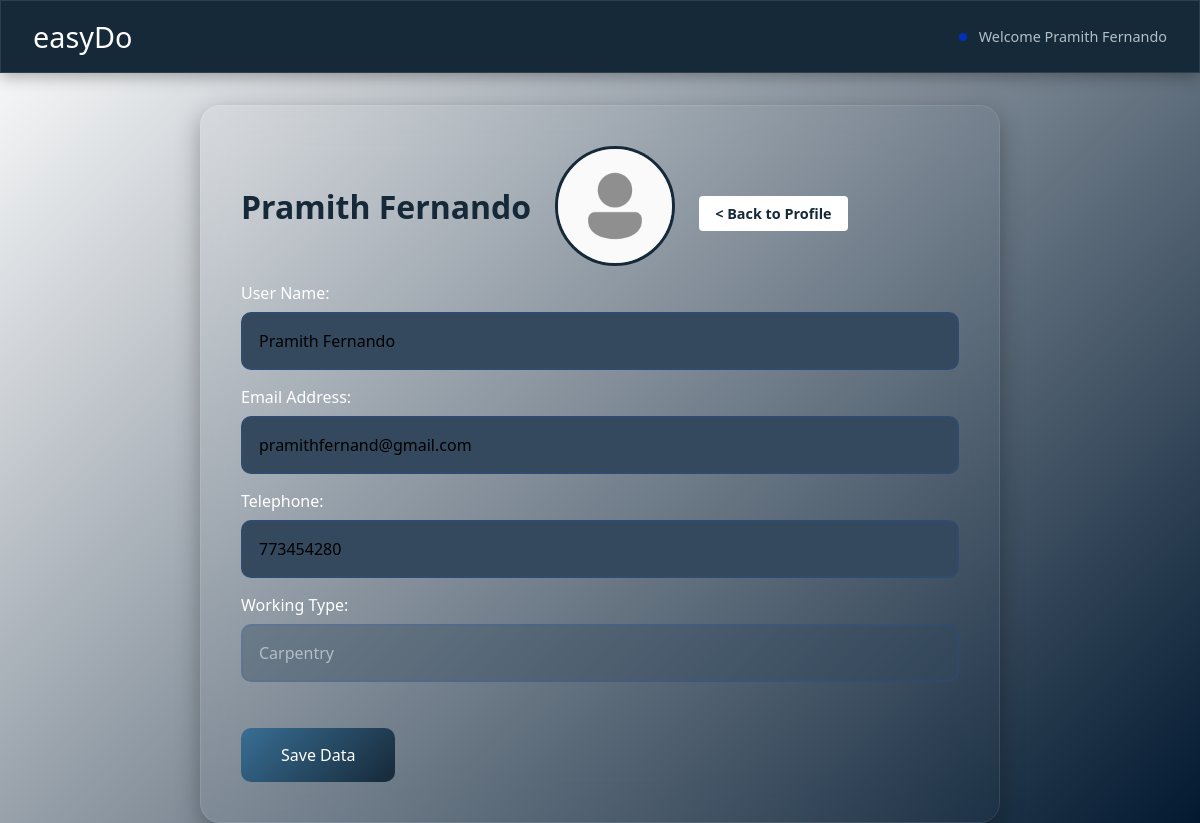
Page /modify-carpentry.php?user_id=1 (signed in) on the committed database.
### tables this page shows
CREATE TABLE `workers` (
  `id` int(100) NOT NULL,
  `user_name` varchar(50) NOT NULL,
  `nic` int(10) NOT NULL,
  `email` varchar(50) NOT NULL,
  `tel_num` int(10) NOT NULL,
  `work_type` varchar(40) NOT NULL,
  `password` varchar(40) NOT NULL,
  `last_login` datetime NOT NULL,
  `is_deleted` tinyint(1) NOT NULL
);

### modify-carpentry.php (the view, shortened to what this page needs)
<?php
require_once('includes/connection.php');
$user_id = '';
$user_name = '';
$email = '';
$tel_num = '';
$work_type = '';
if (isset($_GET['user_id'])) {
    $user_id = mysqli_real_escape_string($connection, $_GET['user_id']);
    $query = "SELECT * FROM workers WHERE id = {$user_id} LIMIT 1";
    $result_set = mysqli_query($connection, $query);
    if($result_set){
        if(mysqli_num_rows($result_set) == 1){
            $result = mysqli_fetch_assoc($result_set);
            $user_name  = $result['user_name'];
            $email      = $result['email'];
            $tel_num    = $result['tel_num'];
            $work_type  = $result['work_type'];
        }else{
            header('Location: carpentry.php?err=user_not_found');
        }
    }else{
        header('Location: carpentry.php?err=query_fieled');
    }
}
?>
<!DOCTYPE html>
<html lang="en">
<head>
    <link rel="stylesheet" href="css/modify.css">
</head>
<body>
    <header>
        <div class="appname"><h2>easyDo</h2></div>
        <div class="loggedin">Welcome <?php echo htmlspecialchars($user_name); ?></div>
    </header>
    <main>
        <h1><?php echo htmlspecialchars($user_name); ?>
        <div class="pic">
    <img src="images/icon.png" class="pimg"></div>
    <span><a href="profile-carpentry.php?user_id= <?php echo $user_id; ?>">< Back to Profile</a></span></h1>
        <form action="modify-carpentry.php" method="post" class="userform">
            <p>
                <label for="">User Name:</label>
                <input type="text" name="user_name" value="<?php echo htmlspecialchars($user_name); ?>">
            </p>
            <p>
                <label for="">Email Address:</label>
                <input type="email" name="email" value="<?php echo htmlspecialchars($email); ?>">
            </p>
            <p>
                <label for="">Telephone:</label>
                <input type="text" name="tel_num" value="<?php echo htmlspecialchars($tel_num); ?>">
            </p>
            <p>
                <label for="">Working Type:</label>
                <input type="text" name="work_type" value="<?php echo htmlspecialchars($work_type); ?>" disabled>
            </p>
            <p>
                <label for="">&nbsp;</label>
                <button type="submit" name="submit">Save Data</button>
            </p>
        </form>
    </main>
</body>
</html>

### css/modify.css (style rules this page uses)
* { margin: 0; padding: 0; box-sizing: border-box; font-family: 'Poppins', 'Segoe UI', sans-serif; }
body { background: linear-gradient(135deg, #ffffff 0%, #021930 100%); min-height: 100vh; color: #e0e0e0; }
header { background: #162938; padding: 1rem 2rem; box-shadow: 0 4px 15px rgba(0, 0, 0, 0.3); display: flex; justify-content: space-between; align-items: center; margin-bottom: 2rem; border: 1px solid rgba(255, 255, 255, 0.1); }
.appname h2 { color: #ffffff; font-size: 1.8rem; font-weight: 500; }
.loggedin { color: #b2bec3; font-size: 0.9rem; position: relative; padding-left: 20px; }
.loggedin::before { content: ''; position: absolute; left: 0; top: 50%; width: 8px; height: 8px; background: #0031b8; border-radius: 50%; transform: translateY(-50%); }
main { backdrop-filter: blur(20px); background: transparent; border-radius: 20px; padding: 2.5rem; box-shadow: 0 8px 25px rgba(0, 0, 0, 0.3); max-width: 800px; max-height:750px; margin: 0 auto; border: 1px solid rgba(255, 255, 255, 0.1); }
main h1 { display: flex; align-items: center; gap: 1.5rem; margin-bottom: 1rem; color: #162938; font-size: 2rem; }
.pic { width: 120px; height: 120px; border-radius: 50%; overflow: hidden; border: 3px solid #162938; position: relative; transition: transform 0.3s ease; }
.pimg { width: 100%; height: 100%; object-fit: cover; transition: filter 0.3s ease; }
.userform { display: flex; flex-direction: column; gap: 1rem; }
.userform p { display: flex; flex-direction: column; gap: 0.5rem; position: relative; }
label { color: #ffffff; font-size: 1rem; transition: color 0.3s ease; }
input[type="text"], input[type="email"] { padding: 1rem; background: #34495e; border: 2px solid rgba(23, 94, 248, 0.1); border-radius: 10px; font-size: 1rem; color: #000000; transition: all 0.3s ease; }
button[type="submit"] { background: linear-gradient(135deg, #396e94 0%, #162938 100%); color: white; border: none; padding: 1rem 2.5rem; border-radius: 10px; font-size: 1rem; cursor: pointer; transition: all 0.3s ease; align-self: flex-start; position: relative; overflow: hidden; }
button[type="submit"]::before { content: ''; position: absolute; top: 0; left: -100%; width: 100%; height: 100%; background: linear-gradient( 90deg, transparent, rgba(255, 255, 255, 0.2), transparent ); transition: 0.5s; }
a { font-size: 0.9rem; color: #162938; text-decoration: none; padding: 0.5rem 1rem; border-radius: 4px; background-color: #ffffff; text-decoration: none; transition: all 0.3s ease; position: relative; }
input[disabled] { background: rgba(52, 73, 94, 0.4); cursor: not-allowed; color: #b2bec3; }

### rows in the picture
workers: user_name "Pramith Fernando", email "pramithfernand@gmail.com", tel_num "773454280", work_type "Carpentry"
